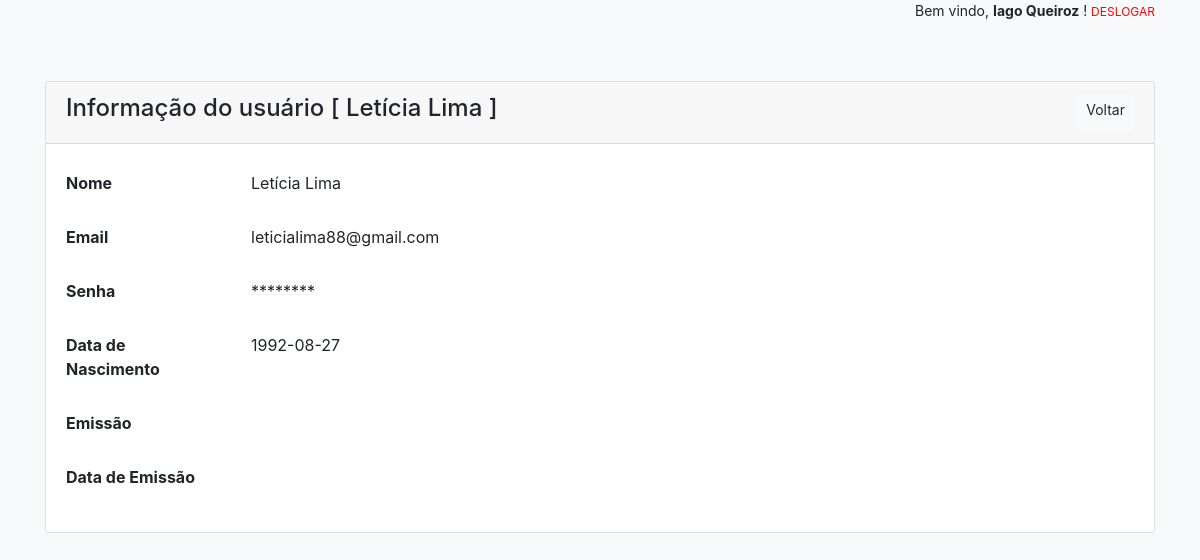
/users/show/8 (signed in), run on the app's committed database.
### tables this page shows
CREATE TABLE IF NOT EXISTS `users` (
  `id` int(10) UNSIGNED NOT NULL AUTO_INCREMENT,
  `nome` varchar(70) NOT NULL,
  `email` varchar(120) NOT NULL,
  `senha` varchar(120) NOT NULL,
  `data_nascimento` date DEFAULT NULL,
  `emissao` int(11) DEFAULT NULL,
  `data_emissao` date DEFAULT NULL,
  PRIMARY KEY (`id`)
);

### app/Controllers/UsersController.php (called while the page is built, shortened)
<?php
class UsersController
{
    public function show($id)
    {
        $id    = filter_var($id, FILTER_VALIDATE_INT);
        $model = new UserModel;
        $user = $model->find($id);
        require_once APP . 'Views/_partials/header.php';
        require_once APP . 'Views/users/show.php';
        require_once APP . 'Views/_partials/footer.php';
    }
}

### public/index.php (called while the page is built, shortened)
<?php
$app = new Application();

### app/Core/Model.php (called while the page is built, shortened)
<?php
class Model
{
    protected $db;
    private function setConnection()
    {
        try {
            $options = array(
                PDO::ATTR_DEFAULT_FETCH_MODE => PDO::FETCH_OBJ,
                PDO::ATTR_ERRMODE            => PDO::ERRMODE_EXCEPTION,
                PDO::MYSQL_ATTR_INIT_COMMAND => 'SET NAMES utf8',
            );
            $this->db = new PDO('mysql:host=' . DB_HOST . ';dbname=' . DB_NAME . ';charset=utf8', DB_USER, DB_PASS, $options);
        } catch (PDOException $e) {
            exit("The application cannot connect to the database");
        }
    }
    public function find($id)
    {
        $sql    = "SELECT * FROM {$this->table} WHERE id = :id LIMIT 1";
        $query  = $this->db->prepare($sql);
        $params = [':id' => $id];
        $query->execute($params);
        return ($query->rowCount() ? $query->fetch() : false);
    }
}

### app/Views/users/show.php (the view)
<section class="container user-info">
    <div class="card">
        <div class="card-header d-flex justify-content-between aligm-items-center">
            <h4>Informação do usuário [ <?=$user->nome?> ]</h4>
            <a href="<?=URL?>users" class="btn btn-sm btn-light float-right">Voltar</a>
        </div>
        <div class="card-body">
            <form>
                <div class="form-group row">
                    <label for="staticNome" class="col-2 col-form-label"><strong>Nome</strong></label>
                    <div class="col-10">
                        <input type="text" class="form-control-plaintext" readonly id="staticNome" value="<?=$user->nome?>">
                    </div>
                </div>
                <div class="form-group row">
                    <label for="staticEmail" class="col-2 col-form-label"><strong>Email</strong></label>
                    <div class="col-10">
                        <input type="text" class="form-control-plaintext" readonly id="staticEmail" value="<?=$user->email?>">
                    </div>
                </div>
                <div class="form-group row">
                    <label for="staticSenha" class="col-2 col-form-label"><strong>Senha</strong></label>
                    <div class="col-10">
                        <input type="text" class="form-control-plaintext" readonly id="staticSenha" value="********">
                    </div>
                </div>
                <div class="form-group row">
                    <label for="staticNascimento" class="col-2 col-form-label"><strong>Data de Nascimento</strong></label>
                    <div class="col-10">
                        <input type="text" class="form-control-plaintext" readonly id="staticNascimento" value="<?=$user->data_nascimento?>">
                    </div>
                </div>
                <div class="form-group row">
                    <label for="staticEmissao" class="col-2 col-form-label"><strong>Emissão</strong></label>
                    <div class="col-10">
                        <input type="text" class="form-control-plaintext" readonly id="staticEmissao" value="<?=$user->emissao?>">
                    </div>
                </div>
                <div class="form-group row">
                    <label for="staticDataEmissao" class="col-2 col-form-label"><strong>Data de Emissão</strong></label>
                    <div class="col-10">
                        <input type="text" class="form-control-plaintext" readonly id="staticDataEmissao" value="<?=$user->data_emissao?>">
                    </div>
                </div>
            </form>
        </div>
    </div>
</section>

### public/css/app.css (style rules this page uses)
html,body { height: 100%; background-color: #f7f9fb; }
.users-list, .user-info { margin-top: 60px; }

### data on the page
users: nome "Letícia Lima", email "leticialima88@gmail.com", data_nascimento "1992-08-27"

### other printed values
$_SESSION['user_info']['name'] "Iago Queiroz"
